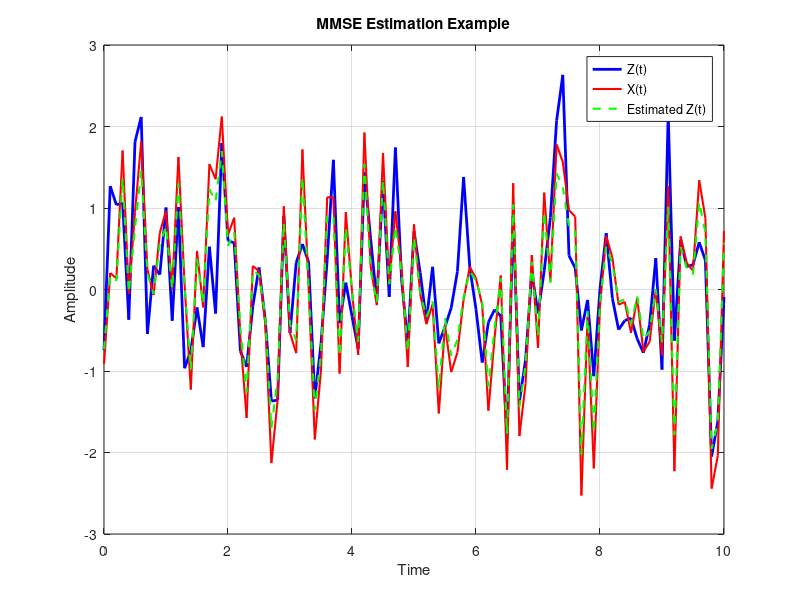

Recreate this plot in MATLAB.
% Parameters
sigma_z = 1;  % Variance of Z
sigma_w = 0.5;  % Variance of W
sigma_x = 0.8;  % Variance of X

% Generate a time vector
t = 0:0.1:10;

% Generate the random process Z
Z = randn(size(t)) * sqrt(sigma_z);

% Generate white Gaussian noise W
W = randn(size(t)) * sqrt(sigma_w);

% Form the observed signal X
X = Z + W;

% Calculate the optimal coefficient A
A = sigma_z^2 / (sigma_z^2 + sigma_w^2);

% Compute the MMSE estimate of Z
Z_hat = A * X;

% Plot the signals
figure;
plot(t, Z, 'b', 'LineWidth', 2, 'DisplayName', 'Z(t)');
hold on;
plot(t, X, 'r', 'LineWidth', 1.5, 'DisplayName', 'X(t)');
plot(t, Z_hat, 'g--', 'LineWidth', 1.5, 'DisplayName', 'Estimated Z(t)');
legend();
xlabel('Time');
ylabel('Amplitude');
title('MMSE Estimation Example');
grid on;

MSE = mean((Z_hat-Z).^2)
